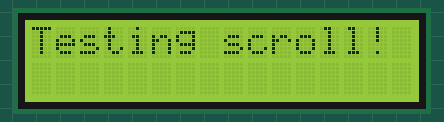
This program was run on a simulated Raspberry Pi Pico running MicroPython. Shown: 16×2 character LCD.

Above: at 0.1 s.
At 2.56 s:
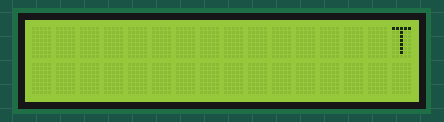
At 7.29 s:
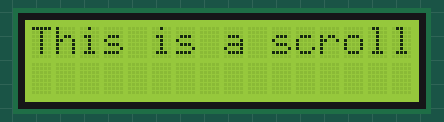
At 12.03 s:
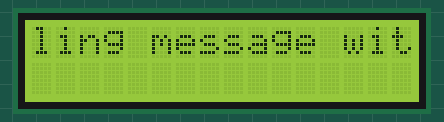
At 16.77 s:
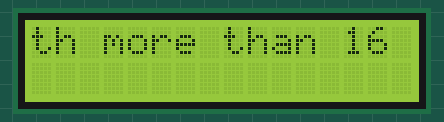
At 21.52 s:
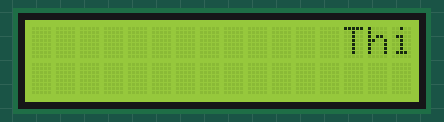

Measured:
- by itself, everything shown: repeats every 18.3 s, in 58 steps
- what the display in image 0 shows lasts 2.0 s, from 0.1 s to 2.1 s

The program:

LCDscroll.py
```python
'''16 march 2025 works
scrolling from random nerds
On that function, we start by adding a padding to our message that consists of as many blank spaces as the number of columns (I2C_NUM_COLS) and a final space at the end. We do this to create a space from where to start scrolling.
message = " " * I2C_NUM_COLS + message + " "
Then, we have a for loop that will iterate through the characters of our message. We set the cursor position to the top-left corner of the LCD (column 0, row 0) to ensure that each iteration starts from the beginning of the LCD.

lcd.move_to(0, 0)
Then, we display a portion of the message on the LCD, starting from the current iteration index i and covering the width of the LCD (I2C_NUM_COLS characters).

lcd.putstr(message[i:i + I2C_NUM_COLS])
The following expression message[i:i + I2C_NUM_COLS] gets just a portion of the message starting at the character with index i and ending at character i + IC2_NUM_COLS. As we increase the value of i, we select a new portion of the message, making the scrolling effect.

Finally, the delay at the end will determine the scrolling speed.

sleep(delay)
To scroll the text, call the scroll_message() function and pass as arguments the message you want to scroll and the delay time.

scroll_message(message_scroll, 0.4)
'''
# Rui Santos & Sara Santos - Random Nerd Tutorials
# Complete project details at https://RandomNerdTutorials.com/raspberry-pi-pico-i2c-lcd-display-micropython/

from machine import Pin, SoftI2C
from pico_i2c_lcd import I2cLcd
from time import sleep

# Define the LCD I2C address and dimensions
I2C_ADDR = 0x27
I2C_NUM_ROWS = 2
I2C_NUM_COLS = 16

# Initialize I2C and LCD objects
i2c = SoftI2C(sda=Pin(2), scl=Pin(3), freq=400000)
lcd = I2cLcd(i2c, I2C_ADDR, I2C_NUM_ROWS, I2C_NUM_COLS)

def scroll_message(message, delay=0.3):
    # Add spaces to the beginning of the message to make it appear from the right
    message = " " * I2C_NUM_COLS + message + " "
    # Scroll through the message
    for i in range(len(message) - I2C_NUM_COLS + 1):
        lcd.move_to(0, 0)
        lcd.putstr(message[i:i + I2C_NUM_COLS])
        sleep(delay)

try:
    lcd.putstr("Testing scroll!")
    sleep(2)

    # Define the message to be scrolled
    message_scroll = "This is a scrolling message with more than 16 characters"

    while True:
        # Scroll the message on the LCD
        lcd.clear()
        scroll_message(message_scroll)

except KeyboardInterrupt:
    # Turn off the display when the code is interrupted by the user
    print("Keyboard interrupt")
    lcd.backlight_off()
    lcd.display_off()
```
